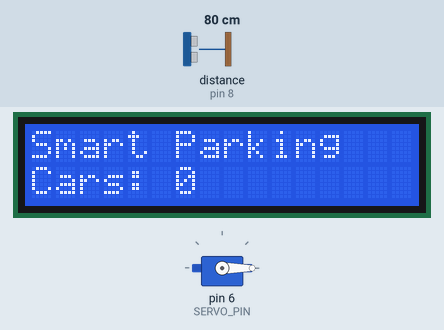
The sketch below on a simulated Arduino Uno, built with avr-gcc and run on an emulated ATmega328P. Parts: servo, 16×2 character LCD. Wiring (inferred from the names in the program): ultrasonic range finder: trigger pin 9; echo pin 8. The test bench sets the inputs (shaded band); at power-on: distance to the obstacle (sensor on pin 8) 80 cm. The echo pulse lasts 58.3 µs per cm.

Above: at 1.2 s.
1.3 s: distance to the obstacle (sensor on pin 8) set to 19 cm
2.8 s: distance to the obstacle (sensor on pin 8) set to 14 cm
At 3.59 s:
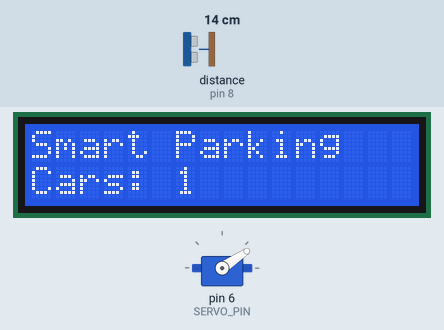
At 5.6 s:
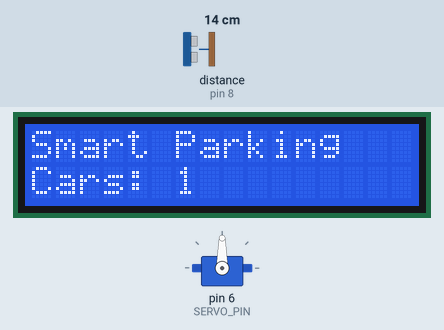
5.8 s: distance to the obstacle (sensor on pin 8) set to 93 cm
At 6.29 s:
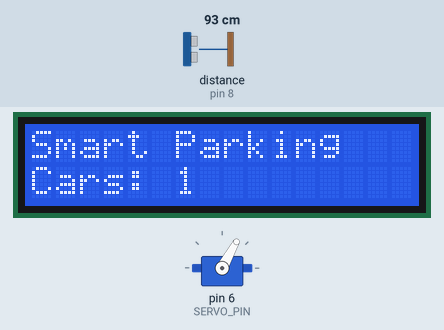
Timing chart, 0 to 8.8 s (numbered marks = the images above; inputs shaded):
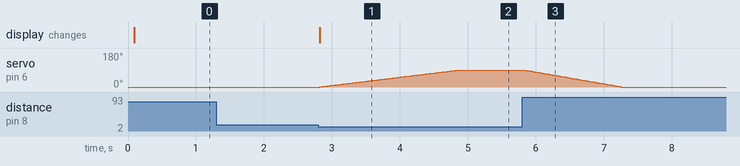

The sketch:

Smart_Parking_System.ino
```cpp
/*****************
 * Day 20 - Smart Parking System
 * Ultrasonic + Servo + I2C LCD + FSM + millis()
 *****************/

#include <Servo.h>
#include <Wire.h>
#include <LiquidCrystal_I2C.h>

// -------- LCD --------
LiquidCrystal_I2C lcd(0x27, 16, 2);

// -------- PINS --------
#define TRIG_PIN  9
#define ECHO_PIN  8
#define SERVO_PIN 6

// -------- SERVO --------
Servo gateServo;
int servoPos = 0;

// -------- FSM STATES --------
enum State {
  IDLE,
  CAR_DETECTED,
  GATE_OPEN,
  GATE_CLOSING
};

State currentState = IDLE;

// -------- TIMING --------
unsigned long previousMillis = 0;
unsigned long gateOpenTime  = 0;

const unsigned long servoInterval = 15;    // ms
const unsigned long gateDelay     = 3000;  // ms

// -------- LOGIC --------
const int detectDistance = 15; // cm
int carCount = 0;

// -------- SETUP --------
void setup() {
  pinMode(TRIG_PIN, OUTPUT);
  pinMode(ECHO_PIN, INPUT);

  gateServo.attach(SERVO_PIN);
  gateServo.write(0);

  lcd.init();
  lcd.backlight();

  lcd.setCursor(0, 0);
  lcd.print("Smart Parking");

  Serial.begin(9600);
}

// -------- LOOP --------
void loop() {
  long distance = readDistance();
  updateState(distance);
  handleGate();
  updateLCD();
}

// -------- ULTRASONIC --------
long readDistance() {
  digitalWrite(TRIG_PIN, LOW);
  delayMicroseconds(2);

  digitalWrite(TRIG_PIN, HIGH);
  delayMicroseconds(10);
  digitalWrite(TRIG_PIN, LOW);

  long duration = pulseIn(ECHO_PIN, HIGH, 30000);
  if (duration == 0) return -1;

  return duration * 0.034 / 2;
}

// -------- FSM LOGIC --------
void updateState(long distance) {

  switch (currentState) {

    case IDLE:
      if (distance > 0 && distance <= detectDistance) {
        currentState = CAR_DETECTED;
        carCount++;
      }
      break;

    case CAR_DETECTED:
      currentState = GATE_OPEN;
      gateOpenTime = millis();
      break;

    case GATE_OPEN:
      if (millis() - gateOpenTime >= gateDelay) {
        currentState = GATE_CLOSING;
      }
      break;

    case GATE_CLOSING:
      if (servoPos <= 0) {
        currentState = IDLE;
      }
      break;
  }
}

// -------- SERVO HANDLER --------
void handleGate() {
  unsigned long now = millis();

  switch (currentState) {

    case GATE_OPEN:
      if (servoPos < 90 && now - previousMillis >= servoInterval) {
        previousMillis = now;
        servoPos++;
        gateServo.write(servoPos);
      }
      break;

    case GATE_CLOSING:
      if (servoPos > 0 && now - previousMillis >= servoInterval) {
        previousMillis = now;
        servoPos--;
        gateServo.write(servoPos);
      }
      break;

    default:
      break;
  }
}

// -------- LCD --------
void updateLCD() {
  lcd.setCursor(0, 1);
  lcd.print("Cars: ");
  lcd.print(carCount);
  lcd.print("   ");
}
```

Measured:
- the behaviour switches between 17 and 16 cm on distance to the obstacle (sensor on pin 8) (found by bisection; images 0 and 1)
- after the input at 1.3 s, every drawn part: stays the same
- after the input at 2.8 s, servo on pin 6 (SERVO_PIN): moves from 0° to 90° over 2.0 s, starting at once; the display: changes at once (image 1)
